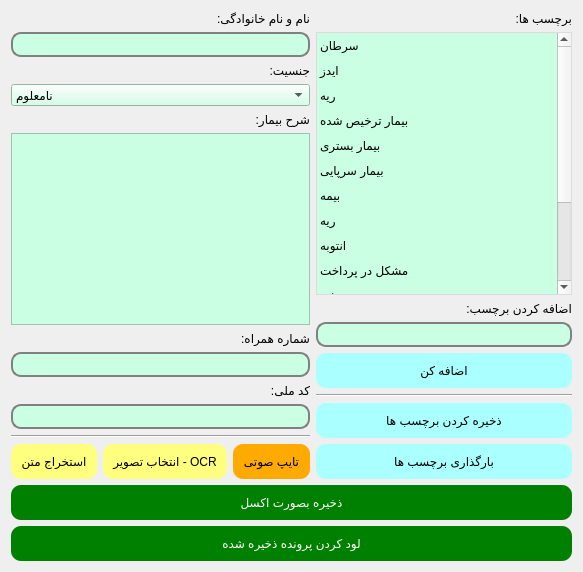
       <widget class="QWidget" name="tab">
        <attribute name="title">
         <string>پرونده</string>
        </attribute>
        <layout class="QVBoxLayout" name="verticalLayout_2">
         <item>
          <layout class="QGridLayout" name="gridLayout_3">
           <item row="0" column="0">
            <layout class="QHBoxLayout" name="horizontalLayout_2" stretch="5,0">
             <item>
              <layout class="QVBoxLayout" name="verticalLayout_3">
               <item>
                <layout class="QVBoxLayout" name="verticalLayout_4">
                 <item>
                  <widget class="QLabel" name="label">
                   <property name="text">
                    <string>نام و نام خانوادگی:</string>
                   </property>
                  </widget>
                 </item>
                 <item>
                  <widget class="QLineEdit" name="lineEdit">
                   <property name="styleSheet">
                    <string notr="true">QLineEdit{ 
                                        background-color:rgb(202, 255, 227);
                                        border: 2px solid gray;
                                        border-radius: 10px;
                                        padding: 0 8px;
                                        selection-background-color: darkgray;
                                        font-size: 16px;}
                                        QLineEdit:focus { 
                                        background-color:rgb(192, 192, 255);}
                                        </string>
                   </property>
                  </widget>
                 </item>
                 <item>
                  <widget class="QLabel" name="label_3">
                   <property name="text">
                    <string>جنسیت:</string>
                   </property>
                  </widget>
                 </item>
                 <item>
                  <widget class="QComboBox" name="comboBox">
                   <property name="styleSheet">
                    <string notr="true">font: 87 8pt &quot;Arial Black&quot;;
background-color: rgb(202, 255, 227);
   </string>
                   </property>
                   <item>
                    <property name="text">
                     <string>نامعلوم</string>
                    </property>
                   </item>
                   <item>
                    <property name="text">
                     <string>مرد</string>
                    </property>
                   </item>
                   <item>
                    <property name="text">
                     <string>زن</string>
                    </property>
                   </item>
                  </widget>
                 </item>
                 <item>
                  <widget class="QLabel" name="label_2">
                   <property name="text">
                    <string>شرح بیمار:</string>
                   </property>
                  </widget>
                 </item>
                 <item>
                  <widget class="QTextEdit" name="textEdit">
                   <property name="styleSheet">
                    <string notr="true">
background-color: rgb(202, 255, 227);</string>
                   </property>
                  </widget>
                 </item>
                 <item>
                  <widget class="QLabel" name="label_4">
                   <property name="text">
                    <string>شماره همراه:</string>
                   </property>
                  </widget>
                 </item>
                 <item>
                  <widget class="QLineEdit" name="lineEdit_2">
                   <property name="styleSheet">
                    <string notr="true">QLineEdit{ 
                                        background-color:rgb(202, 255, 227);
                                        border: 2px solid gray;
                                        border-radius: 10px;
                                        padding: 0 8px;
                                        selection-background-color: darkgray;
                                        font-size: 16px;}
                                        QLineEdit:focus { 
                                        background-color:rgb(192, 192, 255);}
                                        </string>
                   </property>
                  </widget>
                 </item>
                 <item>
                  <layout class="QVBoxLayout" name="verticalLayout_14"/>
                 </item>
                 <item>
                  <widget class="QLabel" name="label_26">
                   <property name="text">
                    <string>کد ملی:</string>
                   </property>
                  </widget>
                 </item>
                 <item>
                  <widget class="QLineEdit" name="lineEdit_12">
                   <property name="styleSheet">
                    <string notr="true">QLineEdit{ 
                                        background-color:rgb(202, 255, 227);
                                        border: 2px solid gray;
                                        border-radius: 10px;
                                        padding: 0 8px;
                                        selection-background-color: darkgray;
                                        font-size: 16px;}
                                        QLineEdit:focus { 
                                        background-color:rgb(192, 192, 255);}
                                        </string>
                   </property>
                  </widget>
                 </item>
                 <item>
                  <widget class="Line" name="line">
                   <property name="orientation">
                    <enum>Qt::Horizontal</enum>
                   </property>
                  </widget>
                 </item>
                 <item>
                  <layout class="QHBoxLayout" name="horizontalLayout_3">
                   <item>
                    <widget class="QPushButton" name="pushButton_3">
                     <property name="cursor">
                      <cursorShape>PointingHandCursor</cursorShape>
                     </property>
                     <property name="toolTip">
                      <string/>
                     </property>
                     <property name="styleSheet">
                      <string notr="true">
            QPushButton {
                background-color: rgb(255, 255, 127);
                color: black;
                border-radius: 10px;
                padding: 10px;
                transition: background-color 0.3s;
            }

            QPushButton:hover {
                background-color: rgb(245, 245, 122);
            }
        
</string>
                     </property>
                     <property name="text">
                      <string>استخراج متن</string>
                     </property>
                     <property name="icon">
                      <iconset>
                       <normaloff>C:/Users/techp/Downloads/kisspng-computer-icons-prettygirl-finder-wedding-air-hor-not-allowed-5aeca6e354ef56.2381821615254586593479.png</normaloff>C:/Users/techp/Downloads/kisspng-computer-icons-prettygirl-finder-wedding-air-hor-not-allowed-5aeca6e354ef56.2381821615254586593479.png</iconset>
                     </property>
                    </widget>
                   </item>
                   <item>
                    <widget class="QPushButton" name="pushButton_4">
                     <property name="cursor">
                      <cursorShape>PointingHandCursor</cursorShape>
                     </property>
                     <property name="toolTip">
                      <string>استخراج متن از تصویر</string>
                     </property>
                     <property name="styleSheet">
                      <string notr="true">
            QPushButton {
                background-color: rgb(255, 255, 127);
                color: black;
                border-radius: 10px;
                padding: 10px;
                transition: background-color 0.3s;
            }

            QPushButton:hover {
                background-color: rgb(245, 245, 122);
            }
        
</string>
                     </property>
                     <property name="text">
                      <string>انتخاب تصویر - OCR</string>
                     </property>
                     <property name="icon">
                      <iconset>
                       <normaloff>C:/Users/techp/Downloads/kisspng-computer-icons-prettygirl-finder-wedding-air-hor-not-allowed-5aeca6e354ef56.2381821615254586593479.png</normaloff>C:/Users/techp/Downloads/kisspng-computer-icons-prettygirl-finder-wedding-air-hor-not-allowed-5aeca6e354ef56.2381821615254586593479.png</iconset>
                     </property>
                    </widget>
                   </item>
                   <item>
                    <widget class="QPushButton" name="pushButton">
                     <property name="cursor">
                      <cursorShape>PointingHandCursor</cursorShape>
                     </property>
                     <property name="toolTip">
                      <string>تایپ صوتی </string>
                     </property>
                     <property name="layoutDirection">
                      <enum>Qt::LeftToRight</enum>
                     </property>
                     <property name="styleSheet">
                      <string notr="true">
            QPushButton {
                background-color: rgb(255, 170, 0);
                color: black;
                border-radius: 10px;
                padding: 10px;
                transition: background-color 0.3s;
            }

            QPushButton:hover {
                background-color: rgb(225, 150, 0);
            }
        
</string>
                     </property>
                     <property name="text">
                      <string>تایپ صوتی</string>
                     </property>
                     <property name="icon">
                      <iconset>
                       <normaloff>C:/Users/techp/Downloads/kisspng-computer-icons-microphone-icon-design-5afc336be510b8.5558613315264776759383.png</normaloff>C:/Users/techp/Downloads/kisspng-computer-icons-microphone-icon-design-5afc336be510b8.5558613315264776759383.png</iconset>
                     </property>
                    </widget>
                   </item>
                  </layout>
                 </item>
                </layout>
               </item>
              </layout>
             </item>
             <item>
              <layout class="QVBoxLayout" name="verticalLayout">
               <item>
                <widget class="QLabel" name="label_5">
                 <property name="text">
                  <string>برچسب ها:</string>
                 </property>
                </widget>
               </item>
               <item>
                <widget class="QListWidget" name="listWidget">
                 <property name="styleSheet">
                  <string notr="true">


QListWidget {
    background-color:rgb(202, 255, 227);
    border: 1px solid #dcdcdc;
}

QListWidget::item {
    padding: 5px;
}

QListWidget::item:selected {
    background-color: #3498db;
    color: white;
}

QListWidget::item:hover {
    background-color: #e0e0e0;
    color: #333333;
}

QListWidget::item:selected:active {
    background-color: #2980b9;
    color: white;
}
</string>
                 </property>
                 <item>
                  <property name="text">
                   <string>سرطان</string>
                  </property>
                 </item>
                 <item>
                  <property name="text">
                   <string>ایدز</string>
                  </property>
                 </item>
                 <item>
                  <property name="text">
                   <string>ریه</string>
                  </property>
                 </item>
                 <item>
                  <property name="text">
                   <string>بیمار ترخیص شده</string>
                  </property>
                 </item>
                 <item>
                  <property name="text">
                   <string>بیمار بستری</string>
                  </property>
                 </item>
                 <item>
                  <property name="text">
                   <string>بیمار سرپایی</string>
                  </property>
                 </item>
                 <item>
                  <property name="text">
                   <string>بیمه </string>
                  </property>
                 </item>
                 <item>
                  <property name="text">
                   <string>ریه</string>
                  </property>
                 </item>
                 <item>
                  <property name="text">
                   <string>انتوبه</string>
                  </property>
                 </item>
                 <item>
                  <property name="text">
                   <string>مشکل در پرداخت</string>
                  </property>
                 </item>
                 <item>
                  <property name="text">
                   <string>چشم</string>
                  </property>
                 </item>
                 <item>
                  <property name="text">
                   <string>گوش</string>
                  </property>
                 </item>
                 <item>
                  <property name="text">
                   <string>تخت فعال</string>
                  </property>
                 </item>
                 <item>
                  <property name="text">
                   <string>قطه عضو</string>
                  </property>
                 </item>
                 <item>
                  <property name="text">
                   <string>اهدای عضو</string>
                  </property>
                 </item>
                </widget>
               </item>
               <item>
                <widget class="QLabel" name="label_6">
                 <property name="text">
                  <string>اضافه کردن برچسب:</string>
                 </property>
                </widget>
               </item>
               <item>
                <widget class="QLineEdit" name="lineEdit_3">
                 <property name="styleSheet">
                  <string notr="true">QLineEdit{ 
                                        background-color:rgb(202, 255, 227);
                                        border: 2px solid gray;
                                        border-radius: 10px;
                                        padding: 0 8px;
                                        selection-background-color: darkgray;
                                        font-size: 16px;}
                                        QLineEdit:focus { 
                                        background-color:rgb(192, 192, 255);}
                                        </string>
                 </property>
                </widget>
               </item>
               <item>
                <widget class="QPushButton" name="pushButton_2">
                 <property name="cursor">
                  <cursorShape>PointingHandCursor</cursorShape>
                 </property>
                 <property name="toolTip">
                  <string>برچسب های دلخواه را اضافه کنید</string>
                 </property>
                 <property name="styleSheet">
                  <string notr="true">
            QPushButton {
                background-color: rgb(170, 255, 255);
                color: black;
                border-radius: 10px;
                padding: 10px;
                transition: background-color 0.3s;
            }

            QPushButton:hover {
                background-color: rgb(153, 229, 229);
            }
        
</string>
                 </property>
                 <property name="text">
                  <string>اضافه کن</string>
                 </property>
                 <property name="icon">
                  <iconset>
                   <normaloff>C:/Users/techp/Downloads/kisspng-plus-and-minus-signs-computer-icons-clip-art-plus-sign-5aaad857361cb2.9687832115211459432217.png</normaloff>C:/Users/techp/Downloads/kisspng-plus-and-minus-signs-computer-icons-clip-art-plus-sign-5aaad857361cb2.9687832115211459432217.png</iconset>
                 </property>
                </widget>
               </item>
               <item>
                <widget class="Line" name="line_3">
                 <property name="orientation">
                  <enum>Qt::Horizontal</enum>
                 </property>
                </widget>
               </item>
               <item>
                <widget class="QPushButton" name="pushButton_7">
                 <property name="cursor">
                  <cursorShape>PointingHandCursor</cursorShape>
                 </property>
                 <property name="toolTip">
                  <string>برچسب های خود را ذخیره کنید تا بعدن مجدد استفاده کنید.</string>
                 </property>
                 <property name="styleSheet">
                  <string notr="true">
            QPushButton {
                background-color: rgb(170, 255, 255);
                color: black;
                border-radius: 10px;
                padding: 10px;
                transition: background-color 0.3s;
            }

            QPushButton:hover {
                background-color: rgb(153, 229, 229);
            }
        
</string>
                 </property>
                 <property name="text">
                  <string>ذخیره کردن برچسب ها</string>
                 </property>
                </widget>
               </item>
               <item>
                <widget class="QPushButton" name="pushButton_8">
                 <property name="cursor">
                  <cursorShape>PointingHandCursor</cursorShape>
                 </property>
                 <property name="toolTip">
                  <string>واردن کردن برچسب های ذخیره شده</string>
                 </property>
                 <property name="styleSheet">
                  <string notr="true">
            QPushButton {
                background-color: rgb(170, 255, 255);
                color: black;
                border-radius: 10px;
                padding: 10px;
                transition: background-color 0.3s;
            }

            QPushButton:hover {
                background-color: rgb(153, 229, 229);
            }
        
</string>
                 </property>
                 <property name="text">
                  <string>بارگذاری برچسب ها</string>
                 </property>
                </widget>
               </item>
              </layout>
             </item>
            </layout>
           </item>
          </layout>
         </item>
         <item>
          <widget class="QPushButton" name="pushButton_5">
           <property name="cursor">
            <cursorShape>PointingHandCursor</cursorShape>
           </property>
           <property name="toolTip">
            <string>ذخیره داده ها با فرمت اکسل</string>
           </property>
           <property name="styleSheet">
            <string notr="true">
            QPushButton {
                background-color: green;
                color: white;
                border-radius: 10px;
                padding: 10px;
                transition: background-color 0.3s;
            }

            QPushButton:hover {
                background-color: darkgreen;
            }

</string>
           </property>
           <property name="text">
            <string>ذخیره بصورت اکسل</string>
           </property>
           <property name="icon">
            <iconset>
             <normaloff>C:/Users/techp/Downloads/kisspng-microsoft-excel-logo-microsoft-word-microsoft-offi-excel-png-office-xlsx-icon-5ab06a0a133e36.9738910015215109220788.png</normaloff>C:/Users/techp/Downloads/kisspng-microsoft-excel-logo-microsoft-word-microsoft-offi-excel-png-office-xlsx-icon-5ab06a0a133e36.9738910015215109220788.png</iconset>
           </property>
          </widget>
         </item>
         <item>
          <widget class="QPushButton" name="pushButton_6">
           <property name="cursor">
            <cursorShape>PointingHandCursor</cursorShape>
           </property>
           <property name="toolTip">
            <string>وارد کردن داده ها از اکسل به برنامه</string>
           </property>
           <property name="styleSheet">
            <string notr="true">
            QPushButton {
                background-color: green;
                color: white;
                border-radius: 10px;
                padding: 10px;
                transition: background-color 0.3s;
            }

            QPushButton:hover {
                background-color: darkgreen;
            }

</string>
           </property>
           <property name="text">
            <string>لود کردن پرونده ذخیره شده</string>
           </property>
           <property name="icon">
            <iconset>
             <normaloff>C:/Users/techp/Downloads/kisspng-microsoft-excel-logo-microsoft-word-microsoft-offi-excel-png-office-xlsx-icon-5ab06a0a133e36.9738910015215109220788.png</normaloff>C:/Users/techp/Downloads/kisspng-microsoft-excel-logo-microsoft-word-microsoft-offi-excel-png-office-xlsx-icon-5ab06a0a133e36.9738910015215109220788.png</iconset>
           </property>
          </widget>
         </item>
        </layout>
       </widget>
